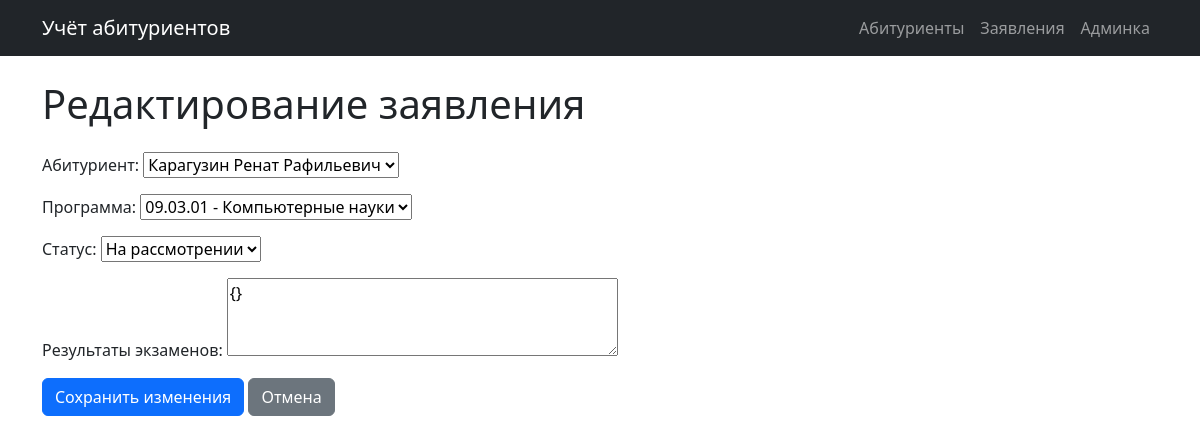
/applications/2/update/, run on the app's committed database.
### applicants/models.py (models this page shows, shortened)
class Application(models.Model):
    STATUS_CHOICES = [
        ('new', 'Новая'),
        ('in_review', 'На рассмотрении'),
        ('approved', 'Одобрена'),
        ('rejected', 'Отклонена'),
    ]
    applicant = models.ForeignKey(
        Applicant,
        on_delete=models.CASCADE,
        verbose_name="Абитуриент"
    )
    program = models.ForeignKey(
        EducationProgram,
        on_delete=models.CASCADE,
        verbose_name="Программа"
    )
    status = models.CharField(
        "Статус",
        max_length=20,
        choices=STATUS_CHOICES,
        default='new'
    )
    application_date = models.DateTimeField(
        "Дата подачи",
        auto_now_add=True
    )
    exam_results = models.JSONField(
        "Результаты экзаменов",
        default=dict,
        blank=True
    )
    class Meta:
        verbose_name = "Заявление"
        verbose_name_plural = "Заявления"
        ordering = ['-application_date']

### applicants/views.py (the view)
# urls.py: path('applications/<int:pk>/update/', views.ApplicationUpdateView.as_view(), name='application_update'),
class ApplicationUpdateView(UpdateView):
    model = Application
    form_class = ApplicationForm
    template_name = 'applicants/application_form.html'
    success_url = reverse_lazy('applicants:application_list')

### applicants/forms.py
class ApplicationForm(forms.ModelForm):
    class Meta:
        model = Application
        fields = ['applicant', 'program', 'status', 'exam_results']
        widgets = {
            'exam_results': forms.Textarea(attrs={'rows': 3}),
        }

### applicants/models.py (called while the page is built)
    def __str__(self):
        return f"{self.code} - {self.name}"

    def __str__(self):
        return self.full_name

### applicants/templates/applicants/application_form.html (shortened to what this page needs)
{% extends 'applicants/base.html' %}
{% block content %}
<h1 class="mb-4">{% if object %}Редактирование заявления{% else %}Добавление заявления{% endif %}</h1>
<form method="post">
    <div class="mb-3">
        {{ form.as_p }}
    </div>
    <button type="submit" class="btn btn-primary">
        {% if object %}Сохранить изменения{% else %}Добавить заявление{% endif %}
    </button>
    <a href="{% url 'applicants:application_list' %}" class="btn btn-secondary">Отмена</a>
</form>
{% endblock %}

### data on the page
Application: applicant "Карагузин Ренат Рафильевич", program "09.03.01 - Компьютерные науки", status "На рассмотрении", exam_results "{}"
